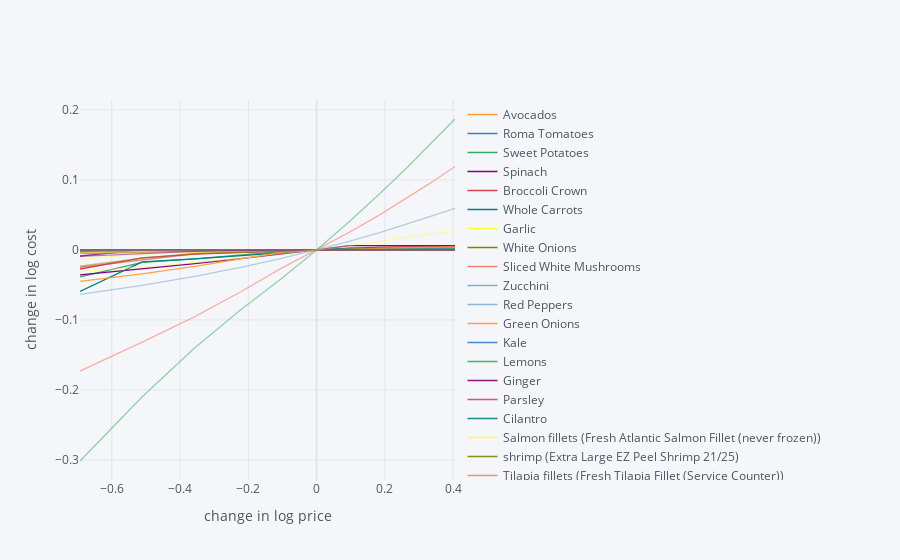

Notebook code cell kept with this figure:
### Markdown cell above
Here, we are looking at the change in log cost per day as it relates to the change in price in Anchorage, Alaska for each food item. Based on our plot,  we can see that flax seeds, bananas, and almond milk exhibit the greatest changes in cost as the price increases for each of these items respectively.

### Code cell
import cufflinks as cf
cf.go_offline()

scale = [.5,.6,.7,.8,.9,1.,1.1,1.2,1.3,1.4,1.5]

cost0_AK = solve_subsistence_problem(D,Prices_AK,diet_min[group],diet_max[group],tol=tol).fun

Prices_AK_response={}
for s in scale:
    cost = {}
    for i,p in enumerate(Prices_AK):
        my_p_AK = Prices_AK.copy()
        my_p_AK[i] = p*s
        result_AK = solve_subsistence_problem(D,my_p_AK,diet_min[group],diet_max[group],tol=tol)
        cost[Prices_AK.index[i]] = np.log(result_AK.fun/cost0_AK)
    Prices_AK_response[np.log(s)] = cost

Prices_AK_response = pd.DataFrame(Prices_AK_response).T
Prices_AK_response.iplot(xTitle='change in log price',yTitle='change in log cost')

### Figure 1 — Plotly figure (JSON) as saved in the notebook; plotly's stock layout.template omitted (floating-point values rounded to 4 significant figures)
{"data": [{"line": {"color": "rgba(255, 153, 51, 1.0)", "dash": "solid", "shape": "linear", "width": 1.3}, "mode": "lines", "name": "Avocados", "text": "", "type": "scatter", "x": [-0.6931, -0.5108, -0.3567, -0.2231, -0.1054, 0, 0.09531, 0.1823, 0.2624, 0.3365, 0.4055], "y": [-0.004914, -1.856e-07, -1.856e-07, 3.22e-08, -1.856e-07, 0, 1.083e-07, 1.274e-07, -5.817e-08, -4.4e-08, 1.465e-07]}, {"line": {"color": "rgba(55, 128, 191, 1.0)", "dash": "solid", "shape": "linear", "width": 1.3}, "mode": "lines", "name": "Roma Tomatoes", "text": "", "type": "scatter", "x": [-0.6931, -0.5108, -0.3567, -0.2231, -0.1054, 0, 0.09531, 0.1823, 0.2624, 0.3365, 0.4055], "y": [1.497e-08, 2.108e-08, 2.521e-08, 2.656e-08, 2.15e-08, 0, 5.768e-09, 9.437e-09, 1.194e-08, 1.374e-08, 1.513e-08]}, {"line": {"color": "rgba(50, 171, 96, 1.0)", "dash": "solid", "shape": "linear", "width": 1.3}, "mode": "lines", "name": "Sweet Potatoes ", "text": "", "type": "scatter", "x": [-0.6931, -0.5108, -0.3567, -0.2231, -0.1054, 0, 0.09531, 0.1823, 0.2624, 0.3365, 0.4055], "y": [-0.03846, -0.01796, -0.01281, -0.007696, -0.002604, 0, -2.258e-10, -9.954e-09, -1.997e-08, -3.098e-08, -4.495e-08]}, {"line": {"color": "rgba(128, 0, 128, 1.0)", "dash": "solid", "shape": "linear", "width": 1.3}, "mode": "lines", "name": "Spinach ", "text": "", "type": "scatter", "x": [-0.6931, -0.5108, -0.3567, -0.2231, -0.1054, 0, 0.09531, 0.1823, 0.2624, 0.3365, 0.4055], "y": [-0.03556, -0.02734, -0.01957, -0.01257, -0.006264, 0, 0.006093, 0.006093, 0.006093, 0.006093, 0.006093]}, {"line": {"color": "rgba(219, 64, 82, 1.0)", "dash": "solid", "shape": "linear", "width": 1.3}, "mode": "lines", "name": "Broccoli Crown", "text": "", "type": "scatter", "x": [-0.6931, -0.5108, -0.3567, -0.2231, -0.1054, 0, 0.09531, 0.1823, 0.2624, 0.3365, 0.4055], "y": [-0.0273, -0.01135, -0.006143, -0.004091, -0.002043, 0, 0.002039, 0.004074, 0.004638, 0.004638, 0.004638]}, {"line": {"color": "rgba(0, 128, 128, 1.0)", "dash": "solid", "shape": "linear", "width": 1.3}, "mode": "lines", "name": "Whole Carrots ", "text": "", "type": "scatter", "x": [-0.6931, -0.5108, -0.3567, -0.2231, -0.1054, 0, 0.09531, 0.1823, 0.2624, 0.3365, 0.4055], "y": [-0.05933, -0.01725, -0.01291, -0.008588, -0.004285, 0, 0.002463, 0.002463, 0.002463, 0.002463, 0.002463]}, {"line": {"color": "rgba(255, 255, 51, 1.0)", "dash": "solid", "shape": "linear", "width": 1.3}, "mode": "lines", "name": "Garlic ", "text": "", "type": "scatter", "x": [-0.6931, -0.5108, -0.3567, -0.2231, -0.1054, 0, 0.09531, 0.1823, 0.2624, 0.3365, 0.4055], "y": [-1.856e-07, 3.55e-08, 5.153e-08, 4.774e-08, 4.462e-08, 0, -1.856e-07, -6.547e-09, -3.396e-08, -7.231e-08, -1.856e-07]}, {"line": {"color": "rgba(128, 128, 0, 1.0)", "dash": "solid", "shape": "linear", "width": 1.3}, "mode": "lines", "name": "White Onions ", "text": "", "type": "scatter", "x": [-0.6931, -0.5108, -0.3567, -0.2231, -0.1054, 0, 0.09531, 0.1823, 0.2624, 0.3365, 0.4055], "y": [6.543e-09, 2.305e-08, 2.478e-08, 1.974e-08, 9.708e-09, 0, 3.344e-09, 5.825e-09, 7.76e-09, 9.287e-09, 1.048e-08]}, {"line": {"color": "rgba(251, 128, 114, 1.0)", "dash": "solid", "shape": "linear", "width": 1.3}, "mode": "lines", "name": "Sliced White Mushrooms ", "text": "", "type": "scatter", "x": [-0.6931, -0.5108, -0.3567, -0.2231, -0.1054, 0, 0.09531, 0.1823, 0.2624, 0.3365, 0.4055], "y": [-1.856e-07, -1.856e-07, -9.737e-08, -1.856e-07, -1.317e-08, 0, 3.578e-08, 3.916e-08, 3.875e-08, 3.775e-08, 3.662e-08]}, {"line": {"color": "rgba(128, 177, 211, 1.0)", "dash": "solid", "shape": "linear", "width": 1.3}, "mode": "lines", "name": "Zucchini", "text": "", "type": "scatter", "x": [-0.6931, -0.5108, -0.3567, -0.2231, -0.1054, 0, 0.09531, 0.1823, 0.2624, 0.3365, 0.4055], "y": [2.187e-08, -1.856e-07, 2.637e-09, 2.847e-08, 3.14e-08, 0, 3.442e-09, 1.897e-09, -1.643e-09, -6.358e-09, -1.856e-07]}, {"line": {"color": "rgba(128, 177, 211, 0.8999999999999999)", "dash": "solid", "shape": "linear", "width": 1.3}, "mode": "lines", "name": "Red Peppers", "text": "", "type": "scatter", "x": [-0.6931, -0.5108, -0.3567, -0.2231, -0.1054, 0, 0.09531, 0.1823, 0.2624, 0.3365, 0.4055], "y": [-0.001792, 3.555e-08, 2.555e-08, 1.526e-08, 6.584e-09, 0, -6.72e-09, -1.41e-08, -2.292e-08, -3.496e-08, -5.55e-08]}, {"line": {"color": "rgba(255, 153, 51, 0.8999999999999999)", "dash": "solid", "shape": "linear", "width": 1.3}, "mode": "lines", "name": "Green Onions", "text": "", "type": "scatter", "x": [-0.6931, -0.5108, -0.3567, -0.2231, -0.1054, 0, 0.09531, 0.1823, 0.2624, 0.3365, 0.4055], "y": [-0.04507, -0.03419, -0.02364, -0.01329, -0.003554, 0, -5.031e-09, -7.603e-09, -9.339e-09, -1.059e-08, -1.151e-08]}, {"line": {"color": "rgba(55, 128, 191, 0.8999999999999999)", "dash": "solid", "shape": "linear", "width": 1.3}, "mode": "lines", "name": "Kale", "text": "", "type": "scatter", "x": [-0.6931, -0.5108, -0.3567, -0.2231, -0.1054, 0, 0.09531, 0.1823, 0.2624, 0.3365, 0.4055], "y": [-0.005066, -0.003118, -0.001173, 9.29e-09, 9.436e-10, 0, 1.37e-09, 7.631e-09, 1.261e-08, 1.665e-08, 1.999e-08]}, {"line": {"color": "rgba(50, 171, 96, 0.8999999999999999)", "dash": "solid", "shape": "linear", "width": 1.3}, "mode": "lines", "name": "Lemons", "text": "", "type": "scatter", "x": [-0.6931, -0.5108, -0.3567, -0.2231, -0.1054, 0, 0.09531, 0.1823, 0.2624, 0.3365, 0.4055], "y": [2.408e-08, 2.696e-08, 2.839e-08, 2.699e-08, 1.925e-08, 0, 3.979e-09, 6.561e-09, 8.309e-09, 9.526e-09, 1.039e-08]}, {"line": {"color": "rgba(128, 0, 128, 0.8999999999999999)", "dash": "solid", "shape": "linear", "width": 1.3}, "mode": "lines", "name": "Ginger", "text": "", "type": "scatter", "x": [-0.6931, -0.5108, -0.3567, -0.2231, -0.1054, 0, 0.09531, 0.1823, 0.2624, 0.3365, 0.4055], "y": [3.094e-08, 3.172e-08, 3.123e-08, 2.813e-08, 1.917e-08, 0, -1.668e-10, -1.266e-09, -3.448e-09, -6.98e-09, -1.238e-08]}, {"line": {"color": "rgba(219, 64, 82, 0.8999999999999999)", "dash": "solid", "shape": "linear", "width": 1.3}, "mode": "lines", "name": "Parsley", "text": "", "type": "scatter", "x": [-0.6931, -0.5108, -0.3567, -0.2231, -0.1054, 0, 0.09531, 0.1823, 0.2624, 0.3365, 0.4055], "y": [-1.598e-08, 1.126e-08, 2.646e-08, 3.273e-08, 2.617e-08, 0, 1.157e-09, 4.687e-11, -2.68e-09, -6.598e-09, -1.165e-08]}, {"line": {"color": "rgba(0, 128, 128, 0.8999999999999999)", "dash": "solid", "shape": "linear", "width": 1.3}, "mode": "lines", "name": "Cilantro", "text": "", "type": "scatter", "x": [-0.6931, -0.5108, -0.3567, -0.2231, -0.1054, 0, 0.09531, 0.1823, 0.2624, 0.3365, 0.4055], "y": [0, 0, 0, 0, 0, 0, 0, 0, 0, 0, 0]}, {"line": {"color": "rgba(255, 255, 51, 0.8999999999999999)", "dash": "solid", "shape": "linear", "width": 1.3}, "mode": "lines", "name": "Salmon fillets (Fresh Atlantic Salmon Fillet (never frozen))", "text": "", "type": "scatter", "x": [-0.6931, -0.5108, -0.3567, -0.2231, -0.1054, 0, 0.09531, 0.1823, 0.2624, 0.3365, 0.4055], "y": [5.912e-08, 5.966e-08, 5.319e-08, 4.396e-08, 2.974e-08, 0, -5.114e-09, -1.108e-08, -1.821e-08, -2.711e-08, -3.92e-08]}, {"line": {"color": "rgba(128, 128, 0, 0.8999999999999999)", "dash": "solid", "shape": "linear", "width": 1.3}, "mode": "lines", "name": "shrimp (Extra Large EZ Peel Shrimp 21/25)", "text": "", "type": "scatter", "x": [-0.6931, -0.5108, -0.3567, -0.2231, -0.1054, 0, 0.09531, 0.1823, 0.2624, 0.3365, 0.4055], "y": [-1.965e-09, -2.009e-09, -1.756e-09, -1.306e-09, -7.095e-10, 0, 7.905e-10, 1.612e-09, 2.424e-09, 3.161e-09, 3.75e-09]}, {"line": {"color": "rgba(251, 128, 114, 0.8999999999999999)", "dash": "solid", "shape": "linear", "width": 1.3}, "mode": "lines", "name": "Tilapia fillets (Fresh Tilapia Fillet (Service Counter))", "text": "", "type": "scatter", "x": [-0.6931, -0.5108, -0.3567, -0.2231, -0.1054, 0, 0.09531, 0.1823, 0.2624, 0.3365, 0.4055], "y": [3.989e-08, 3.462e-08, 2.869e-08, 2.159e-08, 1.14e-08, 0, -5.353e-10, -1.187e-09, -2.078e-09, -3.29e-09, -4.874e-09]}, {"line": {"color": "rgba(251, 128, 114, 0.7999999999999998)", "dash": "solid", "shape": "linear", "width": 1.3}, "mode": "lines", "name": "Salmon in a can (Kroger® Wild Caught Canned Alaskan Pink Salmon)", "text": "", "type": "scatter", "x": [-0.6931, -0.5108, -0.3567, -0.2231, -0.1054, 0, 0.09531, 0.1823, 0.2624, 0.3365, 0.4055], "y": [-0.001046, -3.732e-08, -1.653e-09, 3.302e-09, 2.417e-09, 0, -2.816e-09, -5.719e-09, -8.638e-09, -1.159e-08, -1.461e-08]}, {"line": {"color": "rgba(128, 177, 211, 0.7999999999999998)", "dash": "solid", "shape": "linear", "width": 1.3}, "mode": "lines", "name": "Tuna in a can (Kroger Wild Caught Light)", "text": "", "type": "scatter", "x": [-0.6931, -0.5108, -0.3567, -0.2231, -0.1054, 0, 0.09531, 0.1823, 0.2624, 0.3365, 0.4055], "y": [-1.672e-08, -4.62e-08, -1.481e-08, 1.957e-09, 3.454e-09, 0, -5.501e-09, -5.408e-09, -6.098e-09, -7.368e-09, -9.11e-09]}, {"line": {"color": "rgba(255, 153, 51, 0.7999999999999998)", "dash": "solid", "shape": "linear", "width": 1.3}, "mode": "lines", "name": "Sardines in a tin (Chicken of the Sea)", "text": "", "type": "scatter", "x": [-0.6931, -0.5108, -0.3567, -0.2231, -0.1054, 0, 0.09531, 0.1823, 0.2624, 0.3365, 0.4055], "y": [-1.279e-09, -1.399e-09, -8.329e-10, 4.378e-11, 6.337e-10, 0, 2.499e-08, 3.316e-08, 3.517e-08, 3.512e-08, 3.439e-08]}, {"line": {"color": "rgba(55, 128, 191, 0.7999999999999998)", "dash": "solid", "shape": "linear", "width": 1.3}, "mode": "lines", "name": "Rice Vinegar (Nakano All Natural Rice Vinegar)", "text": "", "type": "scatter", "x": [-0.6931, -0.5108, -0.3567, -0.2231, -0.1054, 0, 0.09531, 0.1823, 0.2624, 0.3365, 0.4055], "y": [0, 0, 0, 0, 0, 0, 0, 0, 0, 0, 0]}, {"line": {"color": "rgba(50, 171, 96, 0.7999999999999998)", "dash": "solid", "shape": "linear", "width": 1.3}, "mode": "lines", "name": "Extra Virgin Olive Oil (Kroger® Extra Virgin Olive Oil)", "text": "", "type": "scatter", "x": [-0.6931, -0.5108, -0.3567, -0.2231, -0.1054, 0, 0.09531, 0.1823, 0.2624, 0.3365, 0.4055], "y": [-2.877e-08, -1.156e-08, -4.535e-09, -7.158e-10, 4.132e-10, 0, 7.175e-09, 1.477e-08, 1.924e-08, 2.195e-08, 2.36e-08]}, {"line": {"color": "rgba(128, 0, 128, 0.7999999999999998)", "dash": "solid", "shape": "linear", "width": 1.3}, "mode": "lines", "name": "Coconut Oil (Kroger® Pure Coconut Oil)", "text": "", "type": "scatter", "x": [-0.6931, -0.5108, -0.3567, -0.2231, -0.1054, 0, 0.09531, 0.1823, 0.2624, 0.3365, 0.4055], "y": [-0.008726, -7.146e-08, -2.131e-08, -9.286e-09, -3.153e-09, 0, 8.716e-09, 1.761e-08, 2.309e-08, 2.654e-08, 2.861e-08]}, {"line": {"color": "rgba(219, 64, 82, 0.7999999999999998)", "dash": "solid", "shape": "linear", "width": 1.3}, "mode": "lines", "name": "Sesame Oil (Kroger® Pure Sesame Oil)", "text": "", "type": "scatter", "x": [-0.6931, -0.5108, -0.3567, -0.2231, -0.1054, 0, 0.09531, 0.1823, 0.2624, 0.3365, 0.4055], "y": [3.162e-08, 2.92e-08, 2.478e-08, 1.836e-08, 8.844e-09, 0, -1.889e-09, -3.895e-09, -6.078e-09, -8.49e-09, -1.118e-08]}, {"line": {"color": "rgba(0, 128, 128, 0.7999999999999998)", "dash": "solid", "shape": "linear", "width": 1.3}, "mode": "lines", "name": "Avocado Oil ", "text": "", "type": "scatter", "x": [-0.6931, -0.5108, -0.3567, -0.2231, -0.1054, 0, 0.09531, 0.1823, 0.2624, 0.3365, 0.4055], "y": [5.12e-09, 6.34e-09, 5.5e-09, 3.893e-09, 1.992e-09, 0, -1.411e-09, 3.559e-10, -2.5e-10, -2.809e-09, -7.442e-09]}, {"line": {"color": "rgba(255, 255, 51, 0.7999999999999998)", "dash": "solid", "shape": "linear", "width": 1.3}, "mode": "lines", "name": "Maple Syrup", "text": "", "type": "scatter", "x": [-0.6931, -0.5108, -0.3567, -0.2231, -0.1054, 0, 0.09531, 0.1823, 0.2624, 0.3365, 0.4055], "y": [1.795e-08, 1.705e-08, 1.512e-08, 1.158e-08, 5.232e-09, 0, 6.758e-10, 1.224e-09, 1.458e-09, 1.19e-09, 2.301e-10]}, {"line": {"color": "rgba(128, 128, 0, 0.7999999999999998)", "dash": "solid", "shape": "linear", "width": 1.3}, "mode": "lines", "name": "Cacao (Navitas Organics Cacao Powder)", "text": "", "type": "scatter", "x": [-0.6931, -0.5108, -0.3567, -0.2231, -0.1054, 0, 0.09531, 0.1823, 0.2624, 0.3365, 0.4055], "y": [2.852e-08, 3.501e-08, 3.531e-08, 3.217e-08, 2.304e-08, 0, -5.605e-09, -1.646e-08, -4.161e-08, -1.856e-07, -2.911e-08]}, {"line": {"color": "rgba(128, 128, 0, 0.7)", "dash": "solid", "shape": "linear", "width": 1.3}, "mode": "lines", "name": "Almond flour ", "text": "", "type": "scatter", "x": [-0.6931, -0.5108, -0.3567, -0.2231, -0.1054, 0, 0.09531, 0.1823, 0.2624, 0.3365, 0.4055], "y": [1.899e-09, 2.515e-08, 3.206e-08, 3.414e-08, 2.961e-08, 0, -4.202e-10, -4.181e-09, -9.926e-09, -1.734e-08, -1.856e-07]}, {"line": {"color": "rgba(251, 128, 114, 0.7)", "dash": "solid", "shape": "linear", "width": 1.3}, "mode": "lines", "name": "Tapioca flour", "text": "", "type": "scatter", "x": [-0.6931, -0.5108, -0.3567, -0.2231, -0.1054, 0, 0.09531, 0.1823, 0.2624, 0.3365, 0.4055], "y": [2.591e-08, 2.259e-08, 1.831e-08, 1.266e-08, 4.874e-09, 0, -1.284e-09, -2.635e-09, -4.104e-09, -5.754e-09, -7.664e-09]}, {"line": {"color": "rgba(128, 177, 211, 0.7)", "dash": "solid", "shape": "linear", "width": 1.3}, "mode": "lines", "name": "Vegetable broth", "text": "", "type": "scatter", "x": [-0.6931, -0.5108, -0.3567, -0.2231, -0.1054, 0, 0.09531, 0.1823, 0.2624, 0.3365, 0.4055], "y": [-1.33e-10, -2.777e-09, -4.862e-09, -6.253e-09, -3.439e-09, 0, 2.955e-09, 5.495e-09, 7.675e-09, 9.544e-09, 1.115e-08]}, {"line": {"color": "rgba(255, 153, 51, 0.7)", "dash": "solid", "shape": "linear", "width": 1.3}, "mode": "lines", "name": "Nutritional Yeast ", "text": "", "type": "scatter", "x": [-0.6931, -0.5108, -0.3567, -0.2231, -0.1054, 0, 0.09531, 0.1823, 0.2624, 0.3365, 0.4055], "y": [-0.004889, -0.003909, -0.002931, -0.001953, -0.0009759, 0, 0.0009748, 0.001949, 0.002922, 0.003894, 0.004803]}, {"line": {"color": "rgba(55, 128, 191, 0.7)", "dash": "solid", "shape": "linear", "width": 1.3}, "mode": "lines", "name": "Crushed tomatoes", "text": "", "type": "scatter", "x": [-0.6931, -0.5108, -0.3567, -0.2231, -0.1054, 0, 0.09531, 0.1823, 0.2624, 0.3365, 0.4055], "y": [9.839e-08, 4.31e-08, 3.872e-08, 5.61e-08, 3.402e-08, 0, 1.016e-08, -8.704e-09, -5.082e-08, -1.856e-07, -1.856e-07]}, {"line": {"color": "rgba(50, 171, 96, 0.7)", "dash": "solid", "shape": "linear", "width": 1.3}, "mode": "lines", "name": "Coconut Milk", "text": "", "type": "scatter", "x": [-0.6931, -0.5108, -0.3567, -0.2231, -0.1054, 0, 0.09531, 0.1823, 0.2624, 0.3365, 0.4055], "y": [1.089e-08, 8.25e-09, 5.939e-09, 3.845e-09, 1.884e-09, 0, -1.839e-09, -1.491e-09, 4.466e-10, 1.958e-09, 3.085e-09]}, {"line": {"color": "rgba(128, 0, 128, 0.7)", "dash": "solid", "shape": "linear", "width": 1.3}, "mode": "lines", "name": "Salt (Morton Plain salt)", "text": "", "type": "scatter", "x": [-0.6931, -0.5108, -0.3567, -0.2231, -0.1054, 0, 0.09531, 0.1823, 0.2624, 0.3365, 0.4055], "y": [-3.963e-08, -3.379e-08, -2.735e-08, -1.93e-08, -9.412e-09, 0, 7.828e-09, 1.222e-08, 9.626e-09, -8.737e-09, -7.527e-08]}, {"line": {"color": "rgba(219, 64, 82, 0.7)", "dash": "solid", "shape": "linear", "width": 1.3}, "mode": "lines", "name": "Black Pepper (Kroger® Pure Ground Black Pepper)", "text": "", "type": "scatter", "x": [-0.6931, -0.5108, -0.3567, -0.2231, -0.1054, 0, 0.09531, 0.1823, 0.2624, 0.3365, 0.4055], "y": [2.7e-08, 3.007e-08, 3.229e-08, 3.325e-08, 2.91e-08, 0, 1.137e-10, -4.143e-09, -1.205e-08, -1.856e-07, -1.856e-07]}, {"line": {"color": "rgba(0, 128, 128, 0.7)", "dash": "solid", "shape": "linear", "width": 1.3}, "mode": "lines", "name": "Soy Sauce (Kroger® Lite Soy Sauce )", "text": "", "type": "scatter", "x": [-0.6931, -0.5108, -0.3567, -0.2231, -0.1054, 0, 0.09531, 0.1823, 0.2624, 0.3365, 0.4055], "y": [-0.002682, -0.0001592, 1.202e-07, 3.019e-09, -2.264e-10, 0, 1.169e-09, 5.668e-09, 1.129e-08, 1.636e-08, 2.089e-08]}, {"line": {"color": "rgba(255, 255, 51, 0.7)", "dash": "solid", "shape": "linear", "width": 1.3}, "mode": "lines", "name": "Strawberries", "text": "", "type": "scatter", "x": [-0.6931, -0.5108, -0.3567, -0.2231, -0.1054, 0, 0.09531, 0.1823, 0.2624, 0.3365, 0.4055], "y": [3.151e-08, 3.233e-08, 3.173e-08, 2.828e-08, 1.875e-08, 0, 5.518e-10, 1.861e-10, -9.135e-10, -2.648e-09, -4.977e-09]}, {"line": {"color": "rgba(255, 255, 51, 0.5999999999999999)", "dash": "solid", "shape": "linear", "width": 1.3}, "mode": "lines", "name": "Oranges (navel)", "text": "", "type": "scatter", "x": [-0.6931, -0.5108, -0.3567, -0.2231, -0.1054, 0, 0.09531, 0.1823, 0.2624, 0.3365, 0.4055], "y": [-0.004328, -0.002293, -0.0002632, 1.707e-08, 5.278e-09, 0, 1.742e-10, 3.26e-10, 4.391e-10, 5.189e-10, 5.741e-10]}, {"line": {"color": "rgba(128, 128, 0, 0.5999999999999999)", "dash": "solid", "shape": "linear", "width": 1.3}, "mode": "lines", "name": "Apples (honeycrisp)", "text": "", "type": "scatter", "x": [-0.6931, -0.5108, -0.3567, -0.2231, -0.1054, 0, 0.09531, 0.1823, 0.2624, 0.3365, 0.4055], "y": [1.204e-08, 1.993e-08, 2.579e-08, 2.79e-08, 2.172e-08, 0, 4.635e-09, 7.671e-09, 9.955e-09, 1.183e-08, 1.346e-08]}, {"line": {"color": "rgba(251, 128, 114, 0.5999999999999999)", "dash": "solid", "shape": "linear", "width": 1.3}, "mode": "lines", "name": "Bananas", "text": "", "type": "scatter", "x": [-0.6931, -0.5108, -0.3567, -0.2231, -0.1054, 0, 0.09531, 0.1823, 0.2624, 0.3365, 0.4055], "y": [-0.1731, -0.1316, -0.09525, -0.06013, -0.02675, 0, 0.02498, 0.04935, 0.07314, 0.09637, 0.1191]}, {"line": {"color": "rgba(128, 177, 211, 0.5999999999999999)", "dash": "solid", "shape": "linear", "width": 1.3}, "mode": "lines", "name": "Almond milk (Silk unsweetened)", "text": "", "type": "scatter", "x": [-0.6931, -0.5108, -0.3567, -0.2231, -0.1054, 0, 0.09531, 0.1823, 0.2624, 0.3365, 0.4055], "y": [-0.06366, -0.0506, -0.03771, -0.02498, -0.01241, 0, 0.01226, 0.02437, 0.03633, 0.04816, 0.05931]}, {"line": {"color": "rgba(255, 153, 51, 0.5999999999999999)", "dash": "solid", "shape": "linear", "width": 1.3}, "mode": "lines", "name": "Coconut milk", "text": "", "type": "scatter", "x": [-0.6931, -0.5108, -0.3567, -0.2231, -0.1054, 0, 0.09531, 0.1823, 0.2624, 0.3365, 0.4055], "y": [-6.167e-10, 4.329e-10, 7.888e-10, 7.519e-10, 4.604e-10, 0, 8.714e-10, 6.567e-09, 1.083e-08, 1.402e-08, 1.64e-08]}, {"line": {"color": "rgba(55, 128, 191, 0.5999999999999999)", "dash": "solid", "shape": "linear", "width": 1.3}, "mode": "lines", "name": "Goats cheese (Simple Truth)", "text": "", "type": "scatter", "x": [-0.6931, -0.5108, -0.3567, -0.2231, -0.1054, 0, 0.09531, 0.1823, 0.2624, 0.3365, 0.4055], "y": [4.47e-08, 4.141e-08, 3.826e-08, 3.428e-08, 2.579e-08, 0, 1.869e-09, 1.489e-09, -1.402e-11, -2.072e-09, -4.62e-09]}, {"line": {"color": "rgba(50, 171, 96, 0.5999999999999999)", "dash": "solid", "shape": "linear", "width": 1.3}, "mode": "lines", "name": "Goats milk (Meyenberg Vitamin D)", "text": "", "type": "scatter", "x": [-0.6931, -0.5108, -0.3567, -0.2231, -0.1054, 0, 0.09531, 0.1823, 0.2624, 0.3365, 0.4055], "y": [1.012e-08, 7.926e-09, 5.285e-09, 3.105e-09, 1.399e-09, 0, 8.229e-09, 1.78e-08, 2.428e-08, 2.878e-08, 3.195e-08]}, {"line": {"color": "rgba(128, 0, 128, 0.5999999999999999)", "dash": "solid", "shape": "linear", "width": 1.3}, "mode": "lines", "name": "Quinoa", "text": "", "type": "scatter", "x": [-0.6931, -0.5108, -0.3567, -0.2231, -0.1054, 0, 0.09531, 0.1823, 0.2624, 0.3365, 0.4055], "y": [3.538e-08, 3.251e-08, 2.728e-08, 2.004e-08, 9.808e-09, 0, -2.262e-09, -4.516e-09, -6.9e-09, -9.562e-09, -1.267e-08]}, {"line": {"color": "rgba(219, 64, 82, 0.5999999999999999)", "dash": "solid", "shape": "linear", "width": 1.3}, "mode": "lines", "name": "Oatmeal", "text": "", "type": "scatter", "x": [-0.6931, -0.5108, -0.3567, -0.2231, -0.1054, 0, 0.09531, 0.1823, 0.2624, 0.3365, 0.4055], "y": [-0.02482, -0.01418, -0.005477, -0.002993, -0.0005139, 0, -5.536e-09, 2.574e-09, -7.842e-09, -1.856e-07, -1.856e-07]}, {"line": {"color": "rgba(0, 128, 128, 0.5999999999999999)", "dash": "solid", "shape": "linear", "width": 1.3}, "mode": "lines", "name": "Quinoa/Rice Pasta", "text": "", "type": "scatter", "x": [-0.6931, -0.5108, -0.3567, -0.2231, -0.1054, 0, 0.09531, 0.1823, 0.2624, 0.3365, 0.4055], "y": [1.581e-08, 9.776e-09, 5.974e-09, 3.364e-09, 1.455e-09, 0, 2.389e-09, 8.266e-09, 1.227e-08, 1.508e-08, 1.709e-08]}, {"line": {"color": "rgba(0, 128, 128, 0.49999999999999983)", "dash": "solid", "shape": "linear", "width": 1.3}, "mode": "lines", "name": "Eggs", "text": "", "type": "scatter", "x": [-0.6931, -0.5108, -0.3567, -0.2231, -0.1054, 0, 0.09531, 0.1823, 0.2624, 0.3365, 0.4055], "y": [-1.01e-07, 8e-08, -1.856e-07, -5.314e-08, 9.974e-09, 0, -1.856e-07, -6.522e-08, 1.65e-07, -1.856e-07, -6.435e-08]}, {"line": {"color": "rgba(255, 255, 51, 0.49999999999999983)", "dash": "solid", "shape": "linear", "width": 1.3}, "mode": "lines", "name": "Black Beans (kroger)", "text": "", "type": "scatter", "x": [-0.6931, -0.5108, -0.3567, -0.2231, -0.1054, 0, 0.09531, 0.1823, 0.2624, 0.3365, 0.4055], "y": [-0.0136, -0.005432, -0.003926, -0.002422, -0.0009198, 0, -2.331e-08, -1.856e-07, -1.856e-07, -1.856e-07, -2.225e-08]}, {"line": {"color": "rgba(128, 128, 0, 0.49999999999999983)", "dash": "solid", "shape": "linear", "width": 1.3}, "mode": "lines", "name": "Chickpeas (kroger)", "text": "", "type": "scatter", "x": [-0.6931, -0.5108, -0.3567, -0.2231, -0.1054, 0, 0.09531, 0.1823, 0.2624, 0.3365, 0.4055], "y": [-0.02334, -0.01168, -0.005163, -0.003439, -0.001718, 0, 0.0005799, 0.0005798, 0.0005798, 0.0005798, 0.0005799]}, {"line": {"color": "rgba(251, 128, 114, 0.49999999999999983)", "dash": "solid", "shape": "linear", "width": 1.3}, "mode": "lines", "name": "Lentils (kroger)", "text": "", "type": "scatter", "x": [-0.6931, -0.5108, -0.3567, -0.2231, -0.1054, 0, 0.09531, 0.1823, 0.2624, 0.3365, 0.4055], "y": [-0.003295, -0.001496, -1.856e-07, 1.054e-07, 5.004e-09, 0, 1.084e-08, -3.291e-08, -1.856e-07, 1.9e-07, -6.77e-08]}, {"line": {"color": "rgba(128, 177, 211, 0.49999999999999983)", "dash": "solid", "shape": "linear", "width": 1.3}, "mode": "lines", "name": "Almonds (kroger)", "text": "", "type": "scatter", "x": [-0.6931, -0.5108, -0.3567, -0.2231, -0.1054, 0, 0.09531, 0.1823, 0.2624, 0.3365, 0.4055], "y": [6.224e-08, 6.109e-08, 5.423e-08, 5.076e-08, 4.435e-08, 0, -1.442e-08, -4.1e-08, -9.444e-09, -2.831e-08, -1.008e-07]}, {"line": {"color": "rgba(255, 153, 51, 0.49999999999999983)", "dash": "solid", "shape": "linear", "width": 1.3}, "mode": "lines", "name": "Brazil Nuts (Torn and Glasser)", "text": "", "type": "scatter", "x": [-0.6931, -0.5108, -0.3567, -0.2231, -0.1054, 0, 0.09531, 0.1823, 0.2624, 0.3365, 0.4055], "y": [-2.003e-08, -7.981e-09, 9.537e-09, 1.264e-08, -9.833e-09, 0, 3.794e-08, 5.625e-08, 6.221e-08, 7.577e-08, 8.832e-08]}, {"line": {"color": "rgba(55, 128, 191, 0.49999999999999983)", "dash": "solid", "shape": "linear", "width": 1.3}, "mode": "lines", "name": "Chia Seeds", "text": "", "type": "scatter", "x": [-0.6931, -0.5108, -0.3567, -0.2231, -0.1054, 0, 0.09531, 0.1823, 0.2624, 0.3365, 0.4055], "y": [-1.856e-07, -1.856e-07, -2.524e-08, -1.173e-08, -3.718e-09, 0, 3.205e-08, 4.088e-08, 4.431e-08, 4.634e-08, 4.8e-08]}, {"line": {"color": "rgba(50, 171, 96, 0.49999999999999983)", "dash": "solid", "shape": "linear", "width": 1.3}, "mode": "lines", "name": "Flax Seeds (NOW foods real food)", "text": "", "type": "scatter", "x": [-0.6931, -0.5108, -0.3567, -0.2231, -0.1054, 0, 0.09531, 0.1823, 0.2624, 0.3365, 0.4055], "y": [-0.3015, -0.2098, -0.1398, -0.0858, -0.04198, 0, 0.04029, 0.07902, 0.1163, 0.1522, 0.1869]}, {"line": {"color": "rgba(128, 0, 128, 0.49999999999999983)", "dash": "solid", "shape": "linear", "width": 1.3}, "mode": "lines", "name": "Peanut Butter", "text": "", "type": "scatter", "x": [-0.6931, -0.5108, -0.3567, -0.2231, -0.1054, 0, 0.09531, 0.1823, 0.2624, 0.3365, 0.4055], "y": [-0.00914, -0.005145, -0.002192, -0.000976, 8.449e-08, 0, -8.018e-10, -3.581e-09, -1.032e-08, -1.986e-08, -1.552e-08]}, {"line": {"color": "rgba(219, 64, 82, 0.49999999999999983)", "dash": "solid", "shape": "linear", "width": 1.3}, "mode": "lines", "name": "Mustard (kroger)", "text": "", "type": "scatter", "x": [-0.6931, -0.5108, -0.3567, -0.2231, -0.1054, 0, 0.09531, 0.1823, 0.2624, 0.3365, 0.4055], "y": [6.098e-10, -3.015e-09, -6.432e-09, -8.628e-09, -4.565e-09, 0, 4.243e-09, 8.233e-09, 1.201e-08, 1.559e-08, 1.965e-08]}, {"line": {"color": "rgba(219, 64, 82, 0.39999999999999974)", "dash": "solid", "shape": "linear", "width": 1.3}, "mode": "lines", "name": "Apple Cider Vinegar (kroger)", "text": "", "type": "scatter", "x": [-0.6931, -0.5108, -0.3567, -0.2231, -0.1054, 0, 0.09531, 0.1823, 0.2624, 0.3365, 0.4055], "y": [0, 0, 0, 0, 0, 0, 0, 0, 0, 0, 0]}, {"line": {"color": "rgba(0, 128, 128, 0.39999999999999974)", "dash": "solid", "shape": "linear", "width": 1.3}, "mode": "lines", "name": "Kimchi (simple truth)", "text": "", "type": "scatter", "x": [-0.6931, -0.5108, -0.3567, -0.2231, -0.1054, 0, 0.09531, 0.1823, 0.2624, 0.3365, 0.4055], "y": [-4.295e-08, -2.998e-08, -1.562e-08, -7.687e-09, -2.756e-09, 0, 2.785e-08, 3.676e-08, 3.988e-08, 4.115e-08, 4.174e-08]}, {"line": {"color": "rgba(255, 255, 51, 0.39999999999999974)", "dash": "solid", "shape": "linear", "width": 1.3}, "mode": "lines", "name": "Mayonaise (kroger)", "text": "", "type": "scatter", "x": [-0.6931, -0.5108, -0.3567, -0.2231, -0.1054, 0, 0.09531, 0.1823, 0.2624, 0.3365, 0.4055], "y": [-0.03104, -0.02464, -0.01827, -0.01209, -0.006027, 0, 0.005991, 0.01195, 0.01787, 0.02313, 0.02597]}], "layout": {"legend": {"bgcolor": "#F5F6F9", "font": {"color": "#4D5663"}}, "paper_bgcolor": "#F5F6F9", "plot_bgcolor": "#F5F6F9", "title": {"font": {"color": "#4D5663"}}, "xaxis": {"gridcolor": "#E1E5ED", "showgrid": true, "tickfont": {"color": "#4D5663"}, "title": {"font": {"color": "#4D5663"}, "text": "change in log price"}, "zerolinecolor": "#E1E5ED"}, "yaxis": {"gridcolor": "#E1E5ED", "showgrid": true, "tickfont": {"color": "#4D5663"}, "title": {"font": {"color": "#4D5663"}, "text": "change in log cost"}, "zerolinecolor": "#E1E5ED"}}}
